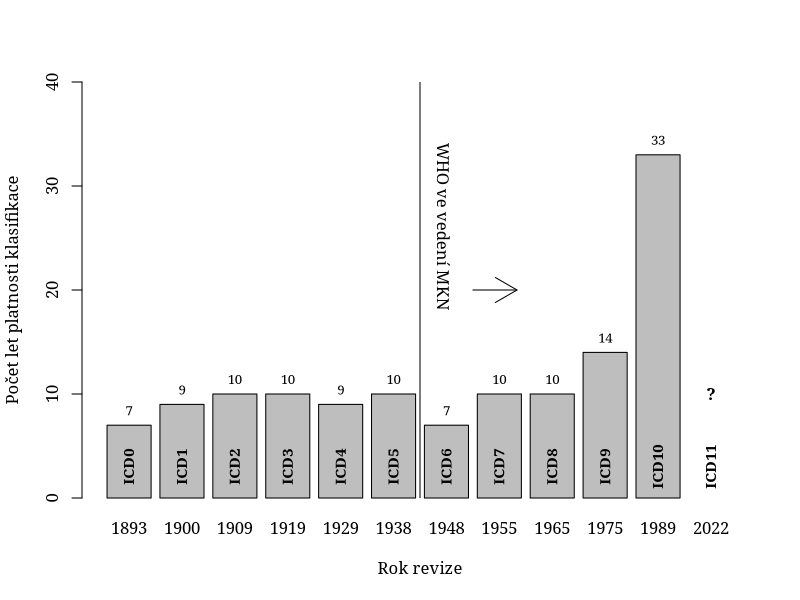

Source code (R):
rm(list = ls())

# ICD - historie graf

library(ggplot2)

hodnoty <- c(7,9,10,10,9,10,7,10,10,14,33,NA)
roky <- c(1893,1900,1909,1919,1929,1938,1948,1955,1965,1975,1989,2022)
popis_ICD <- c("ICD0",
               "ICD1",
               "ICD2",
               "ICD3",
               "ICD4",
               "ICD5",
               "ICD6",
               "ICD7",
               "ICD8",
               "ICD9",
               "ICD10",
               "ICD11")
data <- data.frame(roky,hodnoty, popis_ICD)

par(family = "Georgia")
bp <- barplot(data$hodnoty, names.arg = data$roky, xlab = "Rok revize", ylab = "Počet let platnosti klasifikace", ylim = c(0,40))
abline(v = 7.3)
text(x = bp, y = data$hodnoty, label = data$hodnoty, pos = 3, cex = 0.8, col = "black")
text(x = bp, y = 3, label = data$popis_ICD, cex = 0.9, col = "black", srt = 90, font = 2)
text(8,18, "WHO ve vedení MKN", pos = 2, srt = -90)
text(13.9,10,"?", font = 2)
arrows(x0 = 8.5,
       y0 = 20,
       x1 = 9.5,
       y1 = 20)


